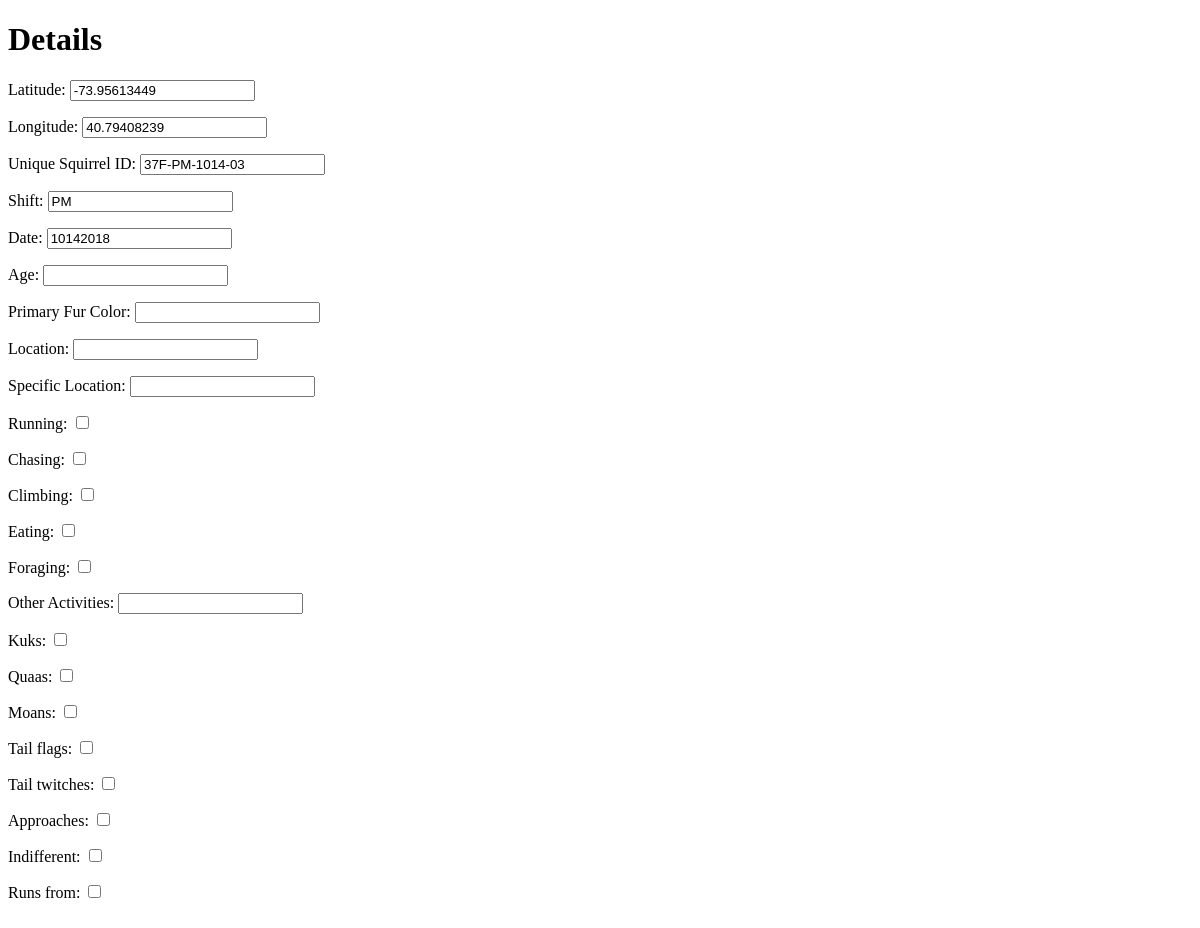
/sightings/sightings/1/, run on an earlier commit of the app's database.
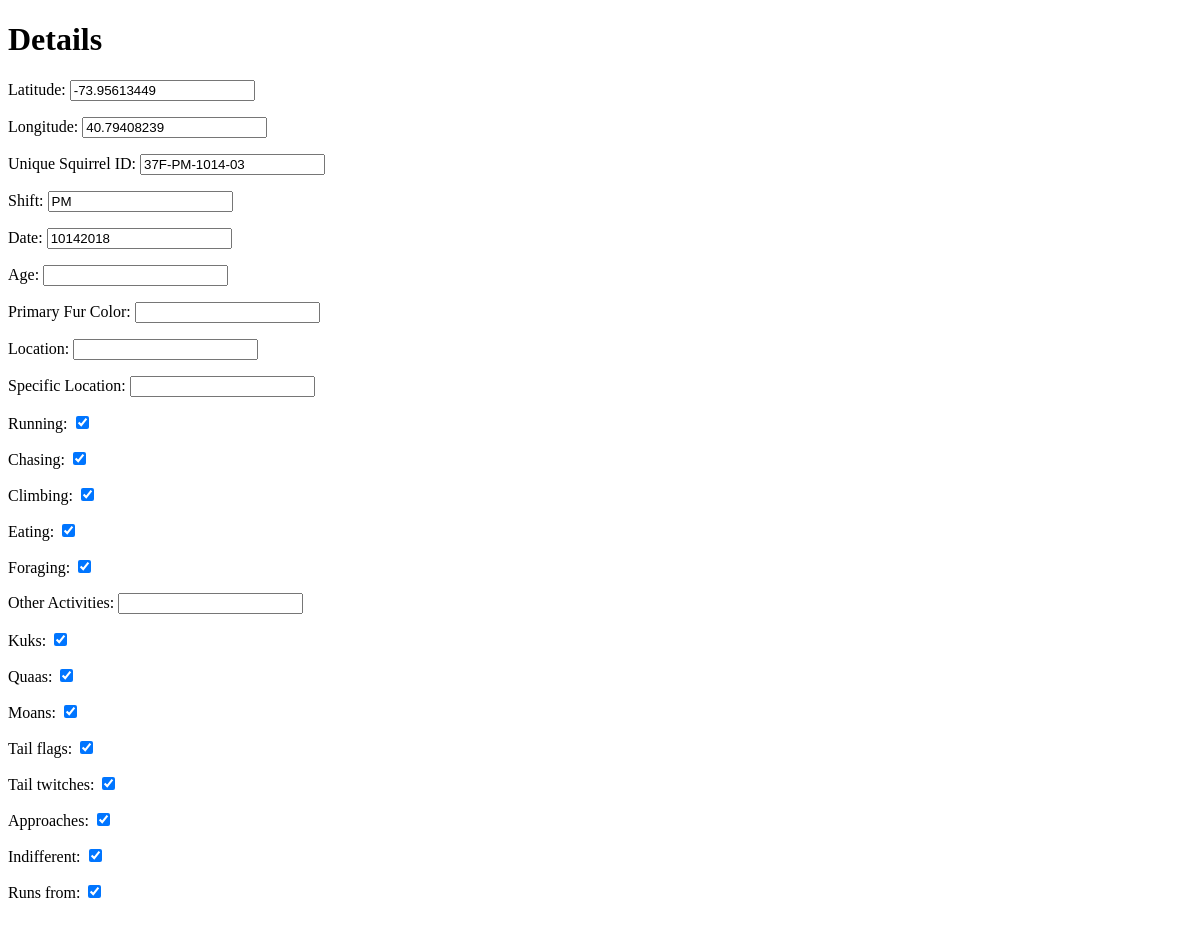
And on a later commit of the database.
### squirrel/models.py (models this page shows)
class Sighting(models.Model):
    latitude = models.DecimalField('Latitude', max_digits =  10, decimal_places = 8)
    longitude = models.DecimalField('Longitude', max_digits = 10, decimal_places = 8)
    unique_squirrel_id = models.CharField('Unique Squirrel ID', max_length = 200)
    shift = models.CharField('Shift', max_length = 200)
    date =  models.CharField('Date', max_length = 200)
    age = models.CharField('Age', max_length = 200)
    primary_fur_color = models.CharField('Primary Fur Color', max_length = 200)
    location = models.CharField('Location', max_length = 200)
    specific_location = models.CharField('Specific Location', max_length = 200)
    running = models.BooleanField('Running', )
    chasing = models.BooleanField('Chasing', )
    climbing = models.BooleanField('Climbing', )
    eating = models.BooleanField('Eating', )
    foraging = models.BooleanField('Foraging', )
    other_activities = models.CharField('Other Activities', max_length = 200)
    kuks = models.BooleanField('Kuks', )
    quaas = models.BooleanField('Quaas', )
    moans = models.BooleanField('Moans', )
    tail_flags = models.BooleanField('Tail flags', )
    tail_twitches = models.BooleanField('Tail twitches', )
    approaches = models.BooleanField('Approaches', )
    indifferent = models.BooleanField('Indifferent', )
    runs_from = models.BooleanField('Runs from', )

### squirrel/views.py (the view)
# urls.py: path('sightings/sightings/<int:squirrel_id>/', views.details),
def details(request,squirrel_id):
    squirrel = Sighting.objects.get(id = squirrel_id)
    if request.method == 'GET':
        form = SightingForm(instance = squirrel)
    context = {
            'form':form,
    }
    return render(request, 'squirrel/details.html', context)

### squirrel/forms.py
class SightingForm(ModelForm):
    class Meta:
        model = Sighting
        fields = '__all__'

### squirrel/templates/squirrel/details.html (shortened to what this page needs)
<!doctype html>
<html>
	<body>
		<h1>Details</h1>
		<form method = 'post'>
			{{ form.as_p}}
			<br>
		</form>
	</body>
</html>

What changed in the data, as far as the page shows it:
changed Sighting "37F-PM-1014-03": running "☐" → "☑"; chasing "☐" → "☑"; climbing "☐" → "☑"; eating "☐" → "☑"; foraging "☐" → "☑"; kuks "☐" → "☑"; quaas "☐" → "☑"; moans "☐" → "☑"; tail_flags "☐" → "☑"; tail_twitches "☐" → "☑"; approaches "☐" → "☑"; indifferent "☐" → "☑"; runs_from "☐" → "☑"
